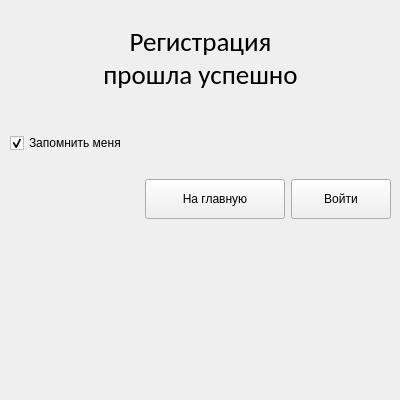
   <widget class="QWidget" name="create_confirm">
    <widget class="QWidget" name="verticalLayoutWidget_9">
     <property name="geometry">
      <rect>
       <x>10</x>
       <y>10</y>
       <width>381</width>
       <height>381</height>
      </rect>
     </property>
     <layout class="QVBoxLayout" name="verticalLayout_11">
      <item>
       <widget class="QLabel" name="confirm_label">
        <property name="minimumSize">
         <size>
          <width>0</width>
          <height>97</height>
         </size>
        </property>
        <property name="maximumSize">
         <size>
          <width>16777215</width>
          <height>97</height>
         </size>
        </property>
        <property name="font">
         <font>
          <family>Calibri</family>
          <pointsize>20</pointsize>
         </font>
        </property>
        <property name="text">
         <string>Регистрация
прошла успешно</string>
        </property>
        <property name="alignment">
         <set>Qt::AlignCenter</set>
        </property>
       </widget>
      </item>
      <item>
       <spacer name="verticalSpacer_10">
        <property name="orientation">
         <enum>Qt::Vertical</enum>
        </property>
        <property name="sizeType">
         <enum>QSizePolicy::Fixed</enum>
        </property>
        <property name="sizeHint" stdset="0">
         <size>
          <width>20</width>
          <height>20</height>
         </size>
        </property>
       </spacer>
      </item>
      <item>
       <widget class="QCheckBox" name="confirm_remember">
        <property name="text">
         <string>Запомнить меня</string>
        </property>
        <property name="checked">
         <bool>true</bool>
        </property>
       </widget>
      </item>
      <item>
       <spacer name="verticalSpacer_11">
        <property name="orientation">
         <enum>Qt::Vertical</enum>
        </property>
        <property name="sizeType">
         <enum>QSizePolicy::Fixed</enum>
        </property>
        <property name="sizeHint" stdset="0">
         <size>
          <width>20</width>
          <height>20</height>
         </size>
        </property>
       </spacer>
      </item>
      <item>
       <layout class="QHBoxLayout" name="horizontalLayout_11">
        <item>
         <spacer name="horizontalSpacer_9">
          <property name="orientation">
           <enum>Qt::Horizontal</enum>
          </property>
          <property name="sizeHint" stdset="0">
           <size>
            <width>40</width>
            <height>20</height>
           </size>
          </property>
         </spacer>
        </item>
        <item>
         <widget class="QPushButton" name="main_btn">
          <property name="minimumSize">
           <size>
            <width>140</width>
            <height>40</height>
           </size>
          </property>
          <property name="text">
           <string>На главную</string>
          </property>
         </widget>
        </item>
        <item>
         <widget class="QPushButton" name="log_in_btn">
          <property name="minimumSize">
           <size>
            <width>100</width>
            <height>40</height>
           </size>
          </property>
          <property name="text">
           <string>Войти</string>
          </property>
         </widget>
        </item>
       </layout>
      </item>
      <item>
       <spacer name="verticalSpacer_12">
        <property name="orientation">
         <enum>Qt::Vertical</enum>
        </property>
        <property name="sizeHint" stdset="0">
         <size>
          <width>376</width>
          <height>82</height>
         </size>
        </property>
       </spacer>
      </item>
     </layout>
    </widget>
   </widget>
